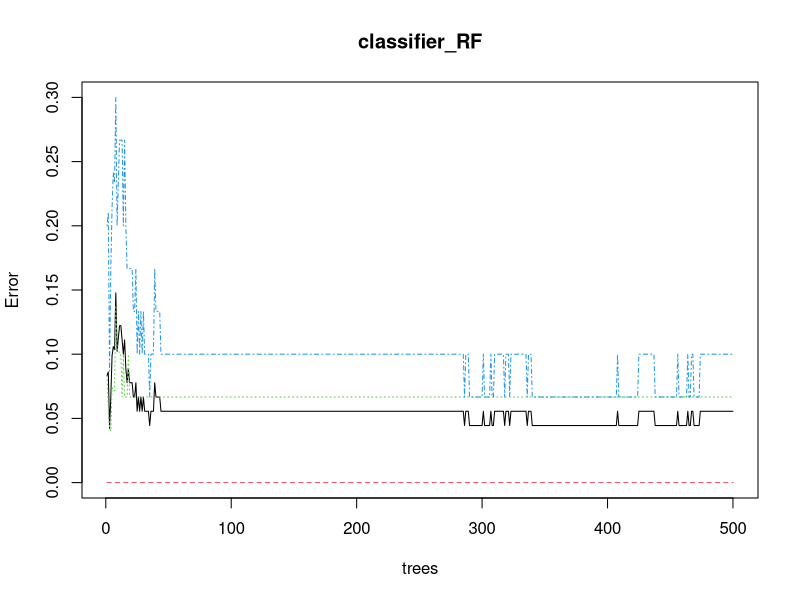
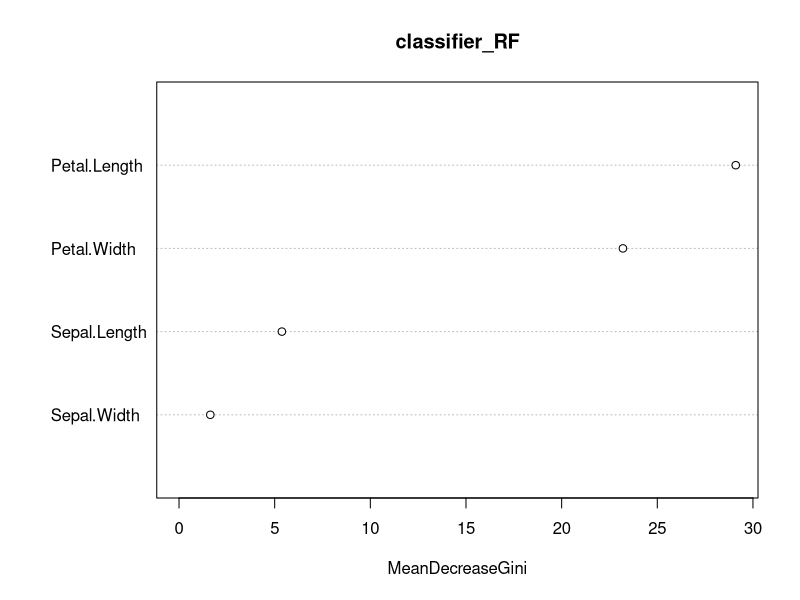

The R script that drew these images, in order:
# Loading data data(iris) # Structure str(iris)

# Installing package 
install.packages("caTools")	 # For sampling the dataset 
install.packages("randomForest") # For implementing random forest algorithm 

# Loading package 
library(caTools) 
library(randomForest) 

# Splitting data in train and test data 
split <- sample.split(iris, SplitRatio = 0.7) 
split 

train <- subset(iris, split == "TRUE") 
test <- subset(iris, split == "FALSE") 

# Fitting Random Forest to the train dataset 
set.seed(120) # Setting seed 
classifier_RF = randomForest(x = train[-5], 
							y = train$Species, 
							ntree = 500) 

classifier_RF 

# Predicting the Test set results 
y_pred = predict(classifier_RF, newdata = test[-5]) 

# Confusion Matrix 
confusion_mtx = table(test[, 5], y_pred) 
confusion_mtx 

# Plotting model 
plot(classifier_RF) 

# Importance plot 
importance(classifier_RF) 

# Variable importance plot 
varImpPlot(classifier_RF) 
